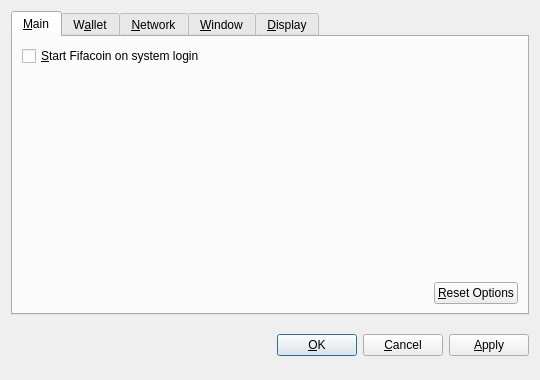
<?xml version="1.0" encoding="UTF-8"?>
<ui version="4.0">
 <class>OptionsDialog</class>
 <widget class="QDialog" name="OptionsDialog">
  <property name="geometry">
   <rect>
    <x>0</x>
    <y>0</y>
    <width>540</width>
    <height>380</height>
   </rect>
  </property>
  <property name="windowTitle">
   <string>Options</string>
  </property>
  <property name="modal">
   <bool>true</bool>
  </property>
  <layout class="QVBoxLayout" name="verticalLayout">
   <item>
    <widget class="QTabWidget" name="tabWidget">
     <property name="tabPosition">
      <enum>QTabWidget::North</enum>
     </property>
     <property name="currentIndex">
      <number>0</number>
     </property>
     <widget class="QWidget" name="tabMain">
      <attribute name="title">
       <string>&amp;Main</string>
      </attribute>
      <layout class="QVBoxLayout" name="verticalLayout_Main">
       <item>
        <widget class="QCheckBox" name="bitcoinAtStartup">
         <property name="toolTip">
          <string>Automatically start Fifacoin after logging in to the system.</string>
         </property>
         <property name="text">
          <string>&amp;Start Fifacoin on system login</string>
         </property>
        </widget>
       </item>
       <item>
        <spacer name="verticalSpacer_Main">
         <property name="orientation">
          <enum>Qt::Vertical</enum>
         </property>
         <property name="sizeHint" stdset="0">
          <size>
           <width>20</width>
           <height>40</height>
          </size>
         </property>
        </spacer>
       </item>
       <item>
        <layout class="QHBoxLayout" name="horizontalLayout_2_Main">
         <item>
          <spacer name="horizontalSpacer_2_Main">
           <property name="orientation">
            <enum>Qt::Horizontal</enum>
           </property>
           <property name="sizeHint" stdset="0">
            <size>
             <width>40</width>
             <height>20</height>
            </size>
           </property>
          </spacer>
         </item>
         <item>
          <widget class="QPushButton" name="resetButton">
           <property name="toolTip">
            <string>Reset all client options to default.</string>
           </property>
           <property name="text">
            <string>&amp;Reset Options</string>
           </property>
           <property name="autoDefault">
            <bool>false</bool>
           </property>
          </widget>
         </item>
        </layout>
       </item>
      </layout>
     </widget>
     <widget class="QWidget" name="tabWallet">
      <attribute name="title">
       <string>W&amp;allet</string>
      </attribute>
      <layout class="QVBoxLayout" name="verticalLayout_Network">
       <item>
        <widget class="QLabel" name="transactionFeeInfoLabel">
         <property name="text">
          <string>Optional transaction fee per kB that helps make sure your transactions are processed quickly. Most transactions are 1 kB.</string>
         </property>
         <property name="textFormat">
          <enum>Qt::PlainText</enum>
         </property>
         <property name="wordWrap">
          <bool>true</bool>
         </property>
        </widget>
       </item>
       <item>
        <layout class="QHBoxLayout" name="horizontalLayout_1_Main">
         <item>
          <widget class="QLabel" name="transactionFeeLabel">
           <property name="text">
            <string>Pay transaction &amp;fee</string>
           </property>
           <property name="textFormat">
            <enum>Qt::PlainText</enum>
           </property>
           <property name="buddy">
            <cstring>transactionFee</cstring>
           </property>
          </widget>
         </item>
         <item>
          <widget class="BitcoinAmountField" name="transactionFee"/>
         </item>
         <item>
          <spacer name="horizontalSpacer_1_Main">
           <property name="orientation">
            <enum>Qt::Horizontal</enum>
           </property>
           <property name="sizeHint" stdset="0">
            <size>
             <width>40</width>
             <height>20</height>
            </size>
           </property>
          </spacer>
         </item>
        </layout>
       </item>
       <item>
        <widget class="QLabel" name="label">
         <property name="text">
          <string>If you disable the spending of unconfirmed change, the change from a transaction cannot be used until that transaction has at least one confirmation. This also affects how your balance is computed.</string>
         </property>
         <property name="wordWrap">
          <bool>true</bool>
         </property>
        </widget>
       </item>
       <item>
        <widget class="QCheckBox" name="spendZeroConfChange">
         <property name="text">
          <string>Spend unconfirmed change  (experts only)</string>
         </property>
        </widget>
       </item>
       <item>
        <spacer name="verticalSpacer">
         <property name="orientation">
          <enum>Qt::Vertical</enum>
         </property>
         <property name="sizeHint" stdset="0">
          <size>
           <width>20</width>
           <height>40</height>
          </size>
         </property>
        </spacer>
       </item>
      </layout>
     </widget>
     <widget class="QWidget" name="tabNetwork">
      <attribute name="title">
       <string>&amp;Network</string>
      </attribute>
      <layout class="QVBoxLayout" name="verticalLayout_Network">
       <item>
        <widget class="QCheckBox" name="mapPortUpnp">
         <property name="toolTip">
          <string>Automatically open the Fifacoin client port on the router. This only works when your router supports UPnP and it is enabled.</string>
         </property>
         <property name="text">
          <string>Map port using &amp;UPnP</string>
         </property>
        </widget>
       </item>
       <item>
        <widget class="QCheckBox" name="connectSocks">
         <property name="toolTip">
          <string>Connect to the Fifacoin network through a SOCKS proxy (e.g. when connecting through Tor).</string>
         </property>
         <property name="text">
          <string>&amp;Connect through SOCKS proxy:</string>
         </property>
        </widget>
       </item>
       <item>
        <layout class="QHBoxLayout" name="horizontalLayout_Network">
         <item>
          <widget class="QLabel" name="proxyIpLabel">
           <property name="text">
            <string>Proxy &amp;IP:</string>
           </property>
           <property name="textFormat">
            <enum>Qt::PlainText</enum>
           </property>
           <property name="buddy">
            <cstring>proxyIp</cstring>
           </property>
          </widget>
         </item>
         <item>
          <widget class="QValidatedLineEdit" name="proxyIp">
           <property name="maximumSize">
            <size>
             <width>140</width>
             <height>16777215</height>
            </size>
           </property>
           <property name="toolTip">
            <string>IP address of the proxy (e.g. 127.0.0.1)</string>
           </property>
          </widget>
         </item>
         <item>
          <widget class="QLabel" name="proxyPortLabel">
           <property name="text">
            <string>&amp;Port:</string>
           </property>
           <property name="textFormat">
            <enum>Qt::PlainText</enum>
           </property>
           <property name="buddy">
            <cstring>proxyPort</cstring>
           </property>
          </widget>
         </item>
         <item>
          <widget class="QLineEdit" name="proxyPort">
           <property name="maximumSize">
            <size>
             <width>55</width>
             <height>16777215</height>
            </size>
           </property>
           <property name="toolTip">
            <string>Port of the proxy (e.g. 9050)</string>
           </property>
          </widget>
         </item>
         <item>
          <widget class="QLabel" name="socksVersionLabel">
           <property name="text">
            <string>SOCKS &amp;Version:</string>
           </property>
           <property name="textFormat">
            <enum>Qt::PlainText</enum>
           </property>
           <property name="buddy">
            <cstring>socksVersion</cstring>
           </property>
          </widget>
         </item>
         <item>
          <widget class="QValueComboBox" name="socksVersion">
           <property name="toolTip">
            <string>SOCKS version of the proxy (e.g. 5)</string>
           </property>
          </widget>
         </item>
         <item>
          <spacer name="horizontalSpacer_Network">
           <property name="orientation">
            <enum>Qt::Horizontal</enum>
           </property>
           <property name="sizeHint" stdset="0">
            <size>
             <width>40</width>
             <height>20</height>
            </size>
           </property>
          </spacer>
         </item>
        </layout>
       </item>
       <item>
        <spacer name="verticalSpacer_Network">
         <property name="orientation">
          <enum>Qt::Vertical</enum>
         </property>
         <property name="sizeHint" stdset="0">
          <size>
           <width>20</width>
           <height>40</height>
          </size>
         </property>
        </spacer>
       </item>
      </layout>
     </widget>
     <widget class="QWidget" name="tabWindow">
      <attribute name="title">
       <string>&amp;Window</string>
      </attribute>
      <layout class="QVBoxLayout" name="verticalLayout_Window">
       <item>
        <widget class="QCheckBox" name="minimizeToTray">
         <property name="toolTip">
          <string>Show only a tray icon after minimizing the window.</string>
         </property>
         <property name="text">
          <string>&amp;Minimize to the tray instead of the taskbar</string>
         </property>
        </widget>
       </item>
       <item>
        <widget class="QCheckBox" name="minimizeOnClose">
         <property name="toolTip">
          <string>Minimize instead of exit the application when the window is closed. When this option is enabled, the application will be closed only after selecting Quit in the menu.</string>
         </property>
         <property name="text">
          <string>M&amp;inimize on close</string>
         </property>
        </widget>
       </item>
       <item>
        <spacer name="verticalSpacer_Window">
         <property name="orientation">
          <enum>Qt::Vertical</enum>
         </property>
         <property name="sizeHint" stdset="0">
          <size>
           <width>20</width>
           <height>40</height>
          </size>
         </property>
        </spacer>
       </item>
      </layout>
     </widget>
     <widget class="QWidget" name="tabDisplay">
      <attribute name="title">
       <string>&amp;Display</string>
      </attribute>
      <layout class="QVBoxLayout" name="verticalLayout_Display">
       <item>
        <layout class="QHBoxLayout" name="horizontalLayout_1_Display">
         <item>
          <widget class="QLabel" name="langLabel">
           <property name="text">
            <string>User Interface &amp;language:</string>
           </property>
           <property name="textFormat">
            <enum>Qt::PlainText</enum>
           </property>
           <property name="buddy">
            <cstring>lang</cstring>
           </property>
          </widget>
         </item>
         <item>
          <widget class="QValueComboBox" name="lang">
           <property name="toolTip">
            <string>The user interface language can be set here. This setting will take effect after restarting Fifacoin.</string>
           </property>
          </widget>
         </item>
        </layout>
       </item>
       <item>
        <layout class="QHBoxLayout" name="horizontalLayout_2_Display">
         <item>
          <widget class="QLabel" name="unitLabel">
           <property name="text">
            <string>&amp;Unit to show amounts in:</string>
           </property>
           <property name="textFormat">
            <enum>Qt::PlainText</enum>
           </property>
           <property name="buddy">
            <cstring>unit</cstring>
           </property>
          </widget>
         </item>
         <item>
          <widget class="QValueComboBox" name="unit">
           <property name="toolTip">
            <string>Choose the default subdivision unit to show in the interface and when sending coins.</string>
           </property>
          </widget>
         </item>
        </layout>
       </item>
       <item>
        <widget class="QCheckBox" name="displayAddresses">
         <property name="toolTip">
          <string>Whether to show Fifacoin addresses in the transaction list or not.</string>
         </property>
         <property name="text">
          <string>&amp;Display addresses in transaction list</string>
         </property>
        </widget>
       </item>
       <item>
        <widget class="QCheckBox" name="coinControlFeatures">
         <property name="toolTip">
          <string>Whether to show coin control features or not.</string>
         </property>
         <property name="text">
          <string>Display coin &amp;control features (experts only!)</string>
         </property>
        </widget>
       </item>
       <item>
        <spacer name="verticalSpacer_Display">
         <property name="orientation">
          <enum>Qt::Vertical</enum>
         </property>
         <property name="sizeHint" stdset="0">
          <size>
           <width>20</width>
           <height>40</height>
          </size>
         </property>
        </spacer>
       </item>
      </layout>
     </widget>
    </widget>
   </item>
   <item>
    <layout class="QHBoxLayout" name="horizontalLayout_Buttons">
     <item>
      <spacer name="horizontalSpacer_1">
       <property name="orientation">
        <enum>Qt::Horizontal</enum>
       </property>
       <property name="sizeHint" stdset="0">
        <size>
         <width>40</width>
         <height>48</height>
        </size>
       </property>
      </spacer>
     </item>
     <item>
      <widget class="QLabel" name="statusLabel">
       <property name="font">
        <font>
         <weight>75</weight>
         <bold>true</bold>
        </font>
       </property>
       <property name="text">
        <string/>
       </property>
       <property name="textFormat">
        <enum>Qt::PlainText</enum>
       </property>
       <property name="wordWrap">
        <bool>true</bool>
       </property>
      </widget>
     </item>
     <item>
      <spacer name="horizontalSpacer_2">
       <property name="orientation">
        <enum>Qt::Horizontal</enum>
       </property>
       <property name="sizeHint" stdset="0">
        <size>
         <width>40</width>
         <height>48</height>
        </size>
       </property>
      </spacer>
     </item>
     <item>
      <widget class="QPushButton" name="okButton">
       <property name="text">
        <string>&amp;OK</string>
       </property>
      </widget>
     </item>
     <item>
      <widget class="QPushButton" name="cancelButton">
       <property name="text">
        <string>&amp;Cancel</string>
       </property>
       <property name="autoDefault">
        <bool>false</bool>
       </property>
      </widget>
     </item>
     <item>
      <widget class="QPushButton" name="applyButton">
       <property name="text">
        <string>&amp;Apply</string>
       </property>
       <property name="autoDefault">
        <bool>false</bool>
       </property>
      </widget>
     </item>
    </layout>
   </item>
  </layout>
 </widget>
 <customwidgets>
  <customwidget>
   <class>BitcoinAmountField</class>
   <extends>QSpinBox</extends>
   <header>bitcoinamountfield.h</header>
  </customwidget>
  <customwidget>
   <class>QValueComboBox</class>
   <extends>QComboBox</extends>
   <header>qvaluecombobox.h</header>
  </customwidget>
  <customwidget>
   <class>QValidatedLineEdit</class>
   <extends>QLineEdit</extends>
   <header>qvalidatedlineedit.h</header>
  </customwidget>
 </customwidgets>
 <resources/>
 <connections/>
</ui>
